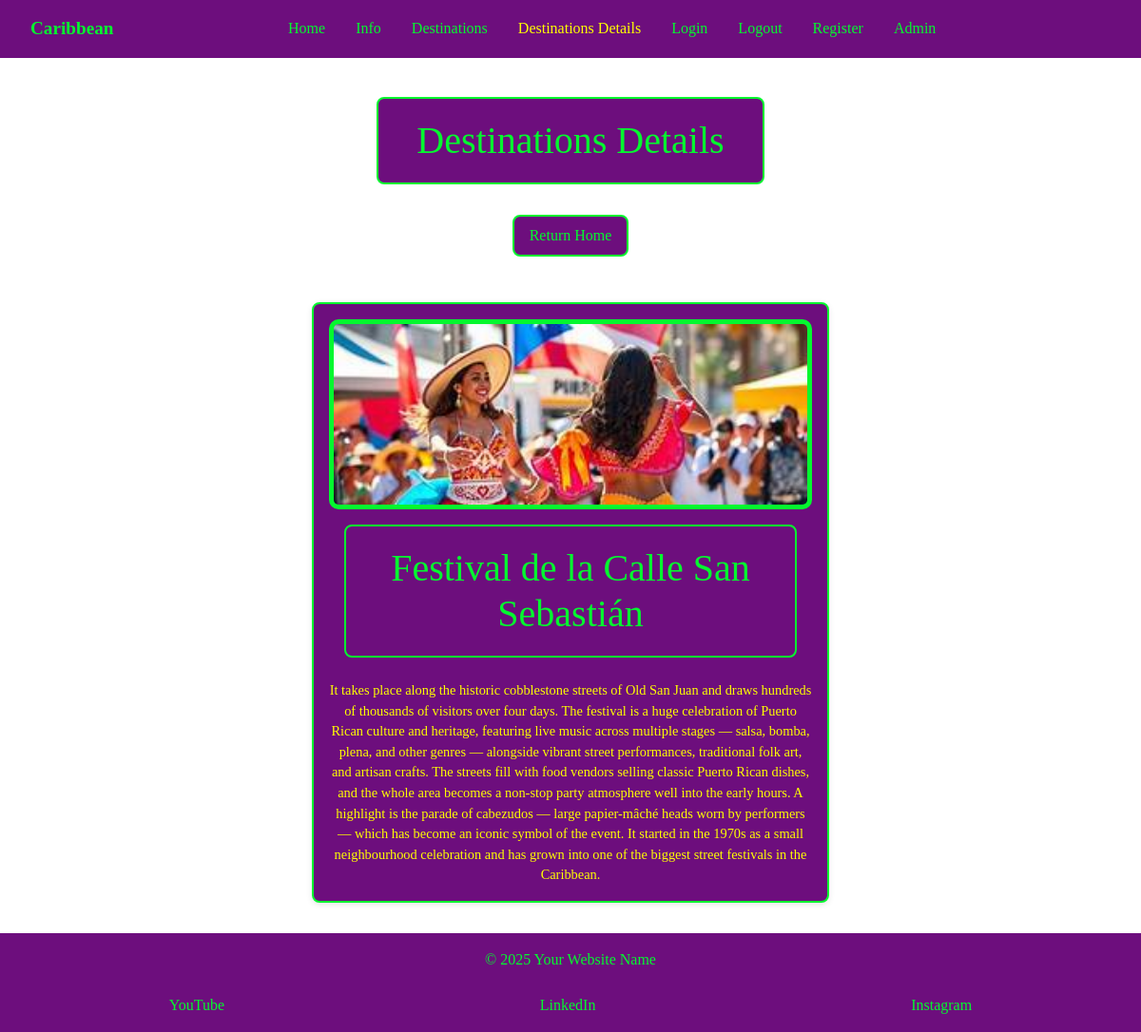
/destinations-details/4/, run on the app's committed database.
### caribbean_tours/models.py (models this page shows, shortened)
class Places(models.Model):
    card = models.ForeignKey(CardText,
                             on_delete=models.CASCADE, null=True, blank=True)
    destinations = models.CharField(max_length=50)
    content = models.TextField()
    image_name = models.CharField(
        max_length=100,
        help_text="Enter file name (eg Cancun).",
        default="default.jpg",
        blank=True
    )
    class Meta:
        verbose_name = 'Place'
        verbose_name_plural = 'Places'

### caribbean_tours/views.py (the view)
def destinations_details(request, pk):
    card = get_object_or_404(CardText, id=pk)
    places = Places.objects.filter(card=card)
    return render(request,
                  'destinations-details.html',
                  {'active_tab': 'destinations_details',
                   'card': card,
                   'places': places})

### caribbean_tours/templates/destinations-details.html (shortened to what this page needs)
{% extends 'base.html' %}
{% load static %}
{% block content %}
<h1 class="color">Destinations Details</h1>
<p>
    <a class="color-return" href="{% url 'index' %}">Return Home</a>
</p>
<div class="cards-container">
    {% for place in places %}
    <div class="card" data-url="{% url 'destinations-details' pk=card.id %}" onclick="window.location = this.dataset.url">
        <img src="{% static 'images/' %}{{ place.image_name }}" alt="{{ place.title }}">
        <h1 class="color">{{ place.destinations }}</h1>
        <p>{{ place.content }}</p>
    </div>
    {% endfor %}
</div>
{% endblock %}

### caribbean_tours/static/CSS/caribbean.css (style rules this page uses)
*, html, body { box-sizing: border-box; margin: 0; padding: 0; }
html, body { height: 100%; font-family: "Times New Roman", Times, serif; overflow-x: hidden; }
body { display: flex; flex-direction: column; min-height: 100vh; padding-top: 4.375rem; background: url('/static/images/Caribbean-background.png') center center / cover no-repeat fixed; animation: gentleBreeze 8s ease-in-out infinite; }
.color { color: #04f82f; text-align: center; margin: 0 auto; padding: 0.5em 1em; border: 2px solid #04f82f; border-radius: 8px; background: #6d0e7d; width: fit-content; max-width: calc(100% - 2rem); word-break: break-word; box-sizing: border-box; }
a.color-return { display: inline-block; text-align: center; margin: 0 auto; padding: 0.5em 1em; border: 2px solid #04f82f; border-radius: 8px; background: #6d0e7d; color: #04f82f; text-decoration: none; }
.cards-container, .grid-container { display: flex; flex-wrap: wrap; justify-content: center; gap: 1.5rem; width: 100%; max-width: 1200px; padding: 0 1rem; margin: 0 auto; }
.card, .grid { background-color: #6d0e7d; border: 2px solid #04f82f; border-radius: 8px; box-shadow: 0 2px 6px rgba(0,0,0,0.1); overflow: hidden; display: flex; flex-direction: column; justify-content: flex-start; align-items: center; text-align: center; transition: transform 0.3s, box-shadow 0.3s; min-height: 350px; padding: 1rem; gap: 1rem; cursor: pointer; flex: 0 1 calc(50% - 1.5rem); max-width: calc(50% - 1.5rem); }
.card img { width: 100%; height: 200px; object-fit: cover; border-radius: 10px; background-color: #04f82f; padding: 5px; }
.card p, .grid p { font-size: 0.9rem; margin: 0.5rem 0 0; flex-shrink: 0; color: yellow; }

### data on the page
Places: image_name (picture), destinations "Festival de la Calle San Sebastián", content "It takes place along the historic cobblestone streets of Old San Juan and draws hundreds of thousands of visitors over four days. The festival is a huge celebration of Puerto Rican culture and heritage, featuring live music across multiple stages — salsa, bomba, plena, and other genres — alongside vibrant street performances, traditional folk art, and artisan crafts. The streets fill with food vendors selling classic Puerto Rican dishes, and the whole area becomes a non-stop party atmosphere well into the early hours. A highlight is the parade of cabezudos — large papier-mâché heads worn by performers — which has become an iconic symbol of the event. It started in the 1970s as a small…"
